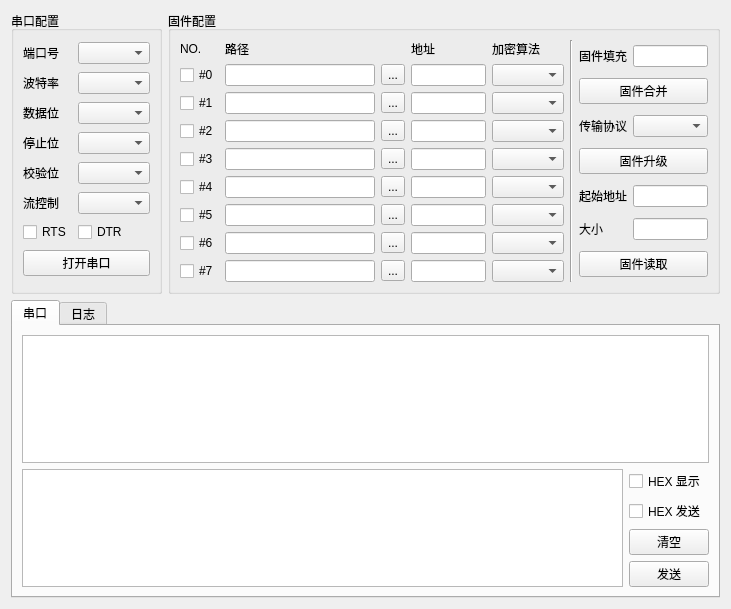
<?xml version="1.0" encoding="UTF-8"?>
<ui version="4.0">
 <class>Form</class>
 <widget class="QWidget" name="Form">
  <property name="windowModality">
   <enum>Qt::WindowModality::NonModal</enum>
  </property>
  <property name="geometry">
   <rect>
    <x>0</x>
    <y>0</y>
    <width>714</width>
    <height>592</height>
   </rect>
  </property>
  <property name="windowTitle">
   <string>UIAP</string>
  </property>
  <property name="windowIcon">
   <iconset resource="resource.qrc">
    <normaloff>:/icon/imgs/firmware_update.png</normaloff>:/icon/imgs/firmware_update.png</iconset>
  </property>
  <layout class="QVBoxLayout" name="verticalLayout_2">
   <item>
    <layout class="QHBoxLayout" name="horizontalLayout_9">
     <item>
      <widget class="QGroupBox" name="serial_cfg_group_box">
       <property name="title">
        <string>串口配置</string>
       </property>
       <layout class="QGridLayout" name="gridLayout">
        <item row="2" column="1" colspan="2">
         <widget class="QComboBox" name="serial_data_bits_cmb"/>
        </item>
        <item row="1" column="1" colspan="2">
         <widget class="QComboBox" name="serial_baud_rate_cmb">
          <property name="minimumSize">
           <size>
            <width>0</width>
            <height>0</height>
           </size>
          </property>
         </widget>
        </item>
        <item row="0" column="0">
         <widget class="QLabel" name="serial_port_lb">
          <property name="text">
           <string>端口号</string>
          </property>
         </widget>
        </item>
        <item row="3" column="1" colspan="2">
         <widget class="QComboBox" name="serial_stop_bits_cmb"/>
        </item>
        <item row="4" column="1" colspan="2">
         <widget class="QComboBox" name="serial_parity_cmb"/>
        </item>
        <item row="1" column="0">
         <widget class="QLabel" name="serial_baud_rate_lb">
          <property name="text">
           <string>波特率</string>
          </property>
         </widget>
        </item>
        <item row="2" column="0">
         <widget class="QLabel" name="serial_data_bits_lb">
          <property name="text">
           <string>数据位</string>
          </property>
         </widget>
        </item>
        <item row="0" column="1" colspan="2">
         <widget class="QComboBox" name="serial_port_cmb"/>
        </item>
        <item row="3" column="0">
         <widget class="QLabel" name="serial_stop_bits_lb">
          <property name="text">
           <string>停止位</string>
          </property>
         </widget>
        </item>
        <item row="5" column="0">
         <widget class="QLabel" name="serial_flow_ctrl_lb">
          <property name="text">
           <string>流控制</string>
          </property>
         </widget>
        </item>
        <item row="4" column="0">
         <widget class="QLabel" name="serial_parity_lb">
          <property name="text">
           <string>校验位</string>
          </property>
         </widget>
        </item>
        <item row="5" column="1" colspan="2">
         <widget class="QComboBox" name="serial_flow_ctrl_cmb"/>
        </item>
        <item row="6" column="0">
         <widget class="QCheckBox" name="serial_rts_chk">
          <property name="text">
           <string>RTS</string>
          </property>
         </widget>
        </item>
        <item row="8" column="0" colspan="3">
         <widget class="QPushButton" name="serial_open_btn">
          <property name="text">
           <string>打开串口</string>
          </property>
         </widget>
        </item>
        <item row="6" column="1">
         <widget class="QCheckBox" name="serial_dtr_chk">
          <property name="text">
           <string>DTR</string>
          </property>
         </widget>
        </item>
       </layout>
      </widget>
     </item>
     <item>
      <widget class="QGroupBox" name="firmware_cfg_group_box">
       <property name="title">
        <string>固件配置</string>
       </property>
       <layout class="QGridLayout" name="gridLayout_3" columnstretch="9,0,1">
        <item row="0" column="0">
         <layout class="QGridLayout" name="gridLayout_2" columnstretch="0,9,0,0,1,0">
          <item row="3" column="0">
           <widget class="QCheckBox" name="firmware_selected_chk_2">
            <property name="text">
             <string>#2</string>
            </property>
           </widget>
          </item>
          <item row="0" column="5">
           <widget class="QLabel" name="firmware_crypto_lb">
            <property name="text">
             <string>加密算法</string>
            </property>
           </widget>
          </item>
          <item row="6" column="0">
           <widget class="QCheckBox" name="firmware_selected_chk_5">
            <property name="text">
             <string>#5</string>
            </property>
           </widget>
          </item>
          <item row="3" column="5">
           <widget class="QComboBox" name="firmware_crypto_cmb_2"/>
          </item>
          <item row="9" column="3">
           <widget class="QToolButton" name="firmware_open_file_tb_7">
            <property name="text">
             <string>...</string>
            </property>
           </widget>
          </item>
          <item row="0" column="4">
           <widget class="QLabel" name="firmware_address_lb">
            <property name="text">
             <string>地址</string>
            </property>
           </widget>
          </item>
          <item row="4" column="1" colspan="2">
           <widget class="QLineEdit" name="firmware_path_le_3"/>
          </item>
          <item row="7" column="4">
           <widget class="QLineEdit" name="firmware_address_le_6"/>
          </item>
          <item row="2" column="5">
           <widget class="QComboBox" name="firmware_crypto_cmb_1"/>
          </item>
          <item row="6" column="3">
           <widget class="QToolButton" name="firmware_open_file_tb_5">
            <property name="text">
             <string>...</string>
            </property>
           </widget>
          </item>
          <item row="5" column="5">
           <widget class="QComboBox" name="firmware_crypto_cmb_4"/>
          </item>
          <item row="5" column="4">
           <widget class="QLineEdit" name="firmware_address_le_4"/>
          </item>
          <item row="9" column="4">
           <widget class="QLineEdit" name="firmware_address_le_7"/>
          </item>
          <item row="9" column="5">
           <widget class="QComboBox" name="firmware_crypto_cmb_6"/>
          </item>
          <item row="5" column="3">
           <widget class="QToolButton" name="firmware_open_file_tb_4">
            <property name="text">
             <string>...</string>
            </property>
           </widget>
          </item>
          <item row="0" column="1" colspan="3">
           <widget class="QLabel" name="firmware_path_lb">
            <property name="text">
             <string>路径</string>
            </property>
           </widget>
          </item>
          <item row="2" column="0">
           <widget class="QCheckBox" name="firmware_selected_chk_1">
            <property name="text">
             <string>#1</string>
            </property>
           </widget>
          </item>
          <item row="6" column="4">
           <widget class="QLineEdit" name="firmware_address_le_5"/>
          </item>
          <item row="1" column="0">
           <widget class="QCheckBox" name="firmware_selected_chk_0">
            <property name="text">
             <string>#0</string>
            </property>
            <property name="checked">
             <bool>false</bool>
            </property>
           </widget>
          </item>
          <item row="7" column="5">
           <widget class="QComboBox" name="firmware_crypto_cmb_7"/>
          </item>
          <item row="4" column="3">
           <widget class="QToolButton" name="firmware_open_file_tb_3">
            <property name="text">
             <string>...</string>
            </property>
           </widget>
          </item>
          <item row="6" column="1" colspan="2">
           <widget class="QLineEdit" name="firmware_path_le_5"/>
          </item>
          <item row="6" column="5">
           <widget class="QComboBox" name="firmware_crypto_cmb_5"/>
          </item>
          <item row="0" column="0">
           <widget class="QLabel" name="firmware_selected_lb">
            <property name="text">
             <string>NO.</string>
            </property>
           </widget>
          </item>
          <item row="7" column="0">
           <widget class="QCheckBox" name="firmware_selected_chk_6">
            <property name="text">
             <string>#6</string>
            </property>
           </widget>
          </item>
          <item row="1" column="1" colspan="2">
           <widget class="QLineEdit" name="firmware_path_le_0">
            <property name="minimumSize">
             <size>
              <width>150</width>
              <height>0</height>
             </size>
            </property>
           </widget>
          </item>
          <item row="4" column="4">
           <widget class="QLineEdit" name="firmware_address_le_3"/>
          </item>
          <item row="4" column="5">
           <widget class="QComboBox" name="firmware_crypto_cmb_3"/>
          </item>
          <item row="1" column="3">
           <widget class="QToolButton" name="firmware_open_file_tb_0">
            <property name="text">
             <string>...</string>
            </property>
           </widget>
          </item>
          <item row="3" column="4">
           <widget class="QLineEdit" name="firmware_address_le_2"/>
          </item>
          <item row="9" column="0">
           <widget class="QCheckBox" name="firmware_selected_chk_7">
            <property name="text">
             <string>#7</string>
            </property>
           </widget>
          </item>
          <item row="1" column="4">
           <widget class="QLineEdit" name="firmware_address_le_0">
            <property name="minimumSize">
             <size>
              <width>75</width>
              <height>0</height>
             </size>
            </property>
            <property name="text">
             <string/>
            </property>
           </widget>
          </item>
          <item row="1" column="5">
           <widget class="QComboBox" name="firmware_crypto_cmb_0"/>
          </item>
          <item row="2" column="4">
           <widget class="QLineEdit" name="firmware_address_le_1"/>
          </item>
          <item row="4" column="0">
           <widget class="QCheckBox" name="firmware_selected_chk_3">
            <property name="text">
             <string>#3</string>
            </property>
           </widget>
          </item>
          <item row="3" column="3">
           <widget class="QToolButton" name="firmware_open_file_tb_2">
            <property name="text">
             <string>...</string>
            </property>
           </widget>
          </item>
          <item row="3" column="1" colspan="2">
           <widget class="QLineEdit" name="firmware_path_le_2"/>
          </item>
          <item row="5" column="0">
           <widget class="QCheckBox" name="firmware_selected_chk_4">
            <property name="text">
             <string>#4</string>
            </property>
           </widget>
          </item>
          <item row="5" column="1" colspan="2">
           <widget class="QLineEdit" name="firmware_path_le_4"/>
          </item>
          <item row="7" column="1" colspan="2">
           <widget class="QLineEdit" name="firmware_path_le_6"/>
          </item>
          <item row="2" column="3">
           <widget class="QToolButton" name="firmware_open_file_tb_1">
            <property name="text">
             <string>...</string>
            </property>
           </widget>
          </item>
          <item row="7" column="3">
           <widget class="QToolButton" name="firmware_open_file_tb_6">
            <property name="text">
             <string>...</string>
            </property>
           </widget>
          </item>
          <item row="9" column="1" colspan="2">
           <widget class="QLineEdit" name="firmware_path_le_7"/>
          </item>
          <item row="2" column="1" colspan="2">
           <widget class="QLineEdit" name="firmware_path_le_1"/>
          </item>
         </layout>
        </item>
        <item row="0" column="2">
         <layout class="QGridLayout" name="gridLayout_4">
          <item row="6" column="0" colspan="3">
           <widget class="QPushButton" name="firmware_read_btn">
            <property name="text">
             <string>固件读取</string>
            </property>
           </widget>
          </item>
          <item row="5" column="2">
           <widget class="QLineEdit" name="firmware_read_size_le"/>
          </item>
          <item row="2" column="2">
           <widget class="QComboBox" name="firmware_transfer_protocol_cmb"/>
          </item>
          <item row="3" column="0" colspan="3">
           <widget class="QPushButton" name="firmware_update_btn">
            <property name="text">
             <string>固件升级</string>
            </property>
           </widget>
          </item>
          <item row="4" column="0" colspan="2">
           <widget class="QLabel" name="firmware_read_start_address_lb">
            <property name="text">
             <string>起始地址</string>
            </property>
           </widget>
          </item>
          <item row="4" column="2">
           <widget class="QLineEdit" name="firmware_read_start_address_le">
            <property name="minimumSize">
             <size>
              <width>75</width>
              <height>0</height>
             </size>
            </property>
            <property name="text">
             <string/>
            </property>
           </widget>
          </item>
          <item row="5" column="0" colspan="2">
           <widget class="QLabel" name="firmware_read_size_lb">
            <property name="text">
             <string>大小</string>
            </property>
           </widget>
          </item>
          <item row="1" column="0" colspan="3">
           <widget class="QPushButton" name="firmware_combine_btn">
            <property name="text">
             <string>固件合并</string>
            </property>
           </widget>
          </item>
          <item row="0" column="2">
           <widget class="QLineEdit" name="firmware_fill_byte_le">
            <property name="text">
             <string/>
            </property>
           </widget>
          </item>
          <item row="2" column="0" colspan="2">
           <widget class="QLabel" name="firmware_transfer_protocol_lb">
            <property name="layoutDirection">
             <enum>Qt::LayoutDirection::LeftToRight</enum>
            </property>
            <property name="text">
             <string>传输协议</string>
            </property>
           </widget>
          </item>
          <item row="0" column="0" colspan="2">
           <widget class="QLabel" name="firmware_fill_byte_lb">
            <property name="text">
             <string>固件填充</string>
            </property>
           </widget>
          </item>
         </layout>
        </item>
        <item row="0" column="1">
         <widget class="Line" name="line">
          <property name="orientation">
           <enum>Qt::Orientation::Vertical</enum>
          </property>
         </widget>
        </item>
       </layout>
      </widget>
     </item>
    </layout>
   </item>
   <item>
    <widget class="QTabWidget" name="tabWidget">
     <property name="currentIndex">
      <number>0</number>
     </property>
     <widget class="QWidget" name="serial_tab">
      <attribute name="title">
       <string>串口</string>
      </attribute>
      <layout class="QVBoxLayout" name="verticalLayout_3" stretch="9,1">
       <item>
        <widget class="QPlainTextEdit" name="serial_rx_tx_pte">
         <property name="minimumSize">
          <size>
           <width>0</width>
           <height>0</height>
          </size>
         </property>
         <property name="readOnly">
          <bool>true</bool>
         </property>
        </widget>
       </item>
       <item>
        <layout class="QHBoxLayout" name="horizontalLayout">
         <item>
          <widget class="QPlainTextEdit" name="serial_tx_pte"/>
         </item>
         <item>
          <layout class="QVBoxLayout" name="verticalLayout">
           <item>
            <widget class="QCheckBox" name="serial_rx_tx_hex_chk">
             <property name="text">
              <string>HEX 显示</string>
             </property>
            </widget>
           </item>
           <item>
            <widget class="QCheckBox" name="serial_tx_hex_chk">
             <property name="text">
              <string>HEX 发送</string>
             </property>
            </widget>
           </item>
           <item>
            <widget class="QPushButton" name="serial_clear_btn">
             <property name="text">
              <string>清空</string>
             </property>
            </widget>
           </item>
           <item>
            <widget class="QPushButton" name="serial_send_btn">
             <property name="text">
              <string>发送</string>
             </property>
            </widget>
           </item>
          </layout>
         </item>
        </layout>
       </item>
      </layout>
     </widget>
     <widget class="QWidget" name="log_tab">
      <property name="accessibleName">
       <string>a</string>
      </property>
      <attribute name="title">
       <string>日志</string>
      </attribute>
      <layout class="QGridLayout" name="gridLayout_5">
       <item row="0" column="0">
        <widget class="QPlainTextEdit" name="log_pte">
         <property name="minimumSize">
          <size>
           <width>0</width>
           <height>250</height>
          </size>
         </property>
         <property name="readOnly">
          <bool>true</bool>
         </property>
        </widget>
       </item>
      </layout>
     </widget>
    </widget>
   </item>
  </layout>
 </widget>
 <resources>
  <include location="resource.qrc"/>
 </resources>
 <connections/>
</ui>
